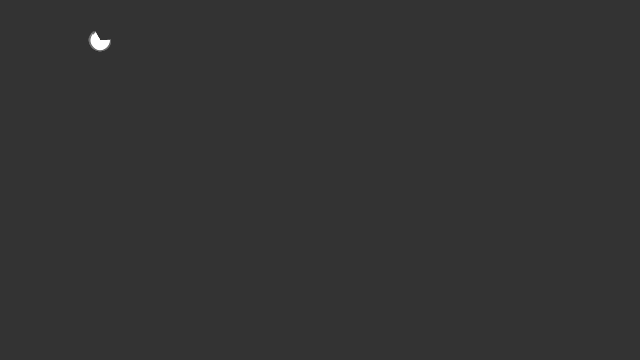
Frame 1 (no input)
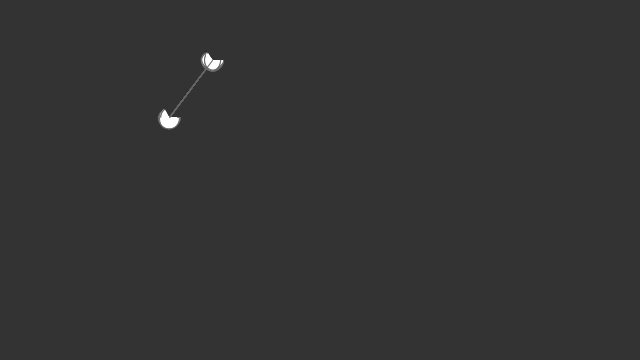
Frame 60 (the mouse pressed at the canvas centre just before this capture)
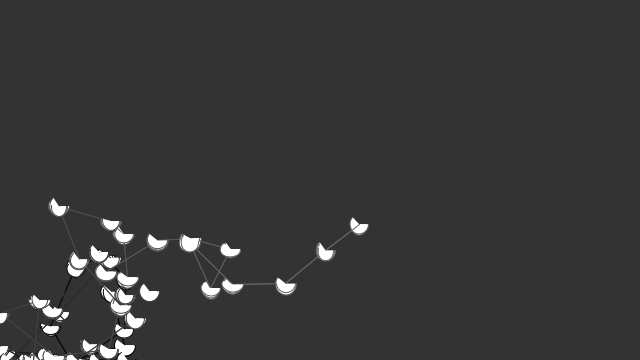
Frame 120 (the mouse held since frame 60 and released just before this capture)

The Processing sketch that drew these frames (run headless with seeded random() and noise(); from frame 60 on, the mouse is pressed at the canvas centre):

// Processing sketch: example1
// ── example1.pde
int num = 50;
float range = 60;

float[] ax = new float[num];
float[] ay = new float[num]; 

wusler mywusler ;
wusler mywusler2;

void setup() 
{
  size(640, 360);
  for(int i = 0; i < num; i++) {
    ax[i] = 100; //width/2
    ay[i] =   40; // height/2;
  }
  frameRate(9);
   mywusler = new wusler();
   mywusler2 = new wusler();
}

void draw() 
{
  background(51);

  // Shift all elements 1 place to the left
  for(int i = 1; i < num; i++) {

    ax[i-1] = ax[i];
    ay[i-1] = ay[i];

  // Put a new value at the end of the array

  }
  ax[num-1] += random(-range, range);
  ay[num-1] += random(-range, range);

  // Constrain all points to the screen
  ax[num-1] = constrain(ax[num-1], 0, width);
  ay[num-1] = constrain(ay[num-1], 0, height);

  // Draw a line connecting the points

  for(int i=1; i<num; i++) {    
    float val = float(i)/num * 104.0;
    stroke(val);

mywusler.display(i);
mywusler2.display(i);

}

}

class wusler {

  wusler() {
  }

  void display(int zahl) {

    if (mousePressed == false) {
      zahl =10;   
    }

    arc(ax[zahl], ay[zahl], random(15, 22), random(15, 22), 0, random(PI, PI+1));
    line(ax[zahl-1], ay[zahl-1], ax[zahl], ay[zahl]);
    arc(ax[zahl-1], ay[zahl-1], random(15, 22), random(15, 22), 0, random(PI, PI+1));
  }

}
